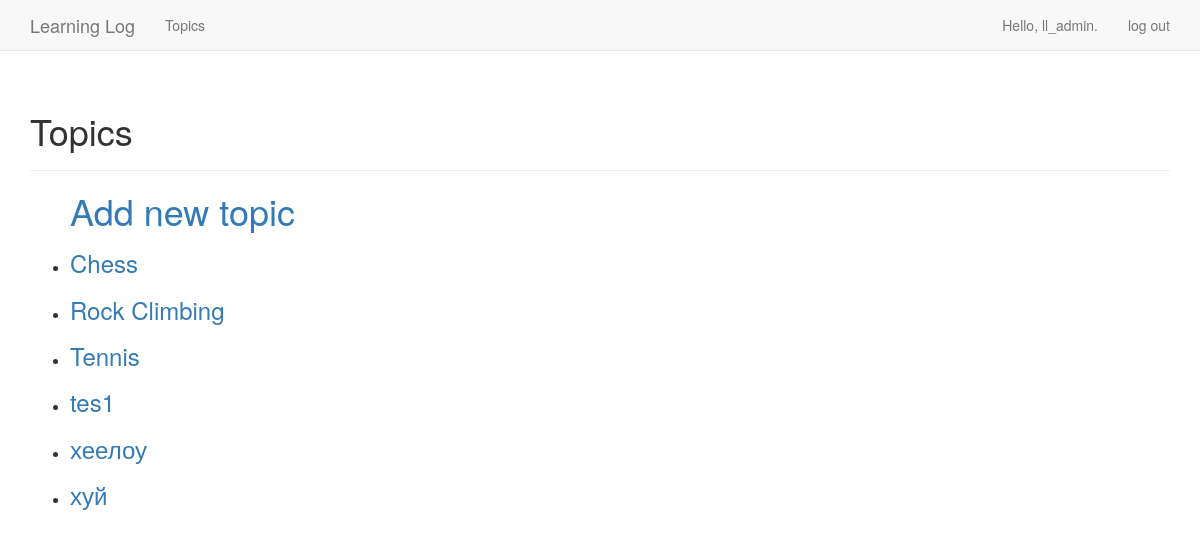
The app's page /topics/ (signed in), older data.
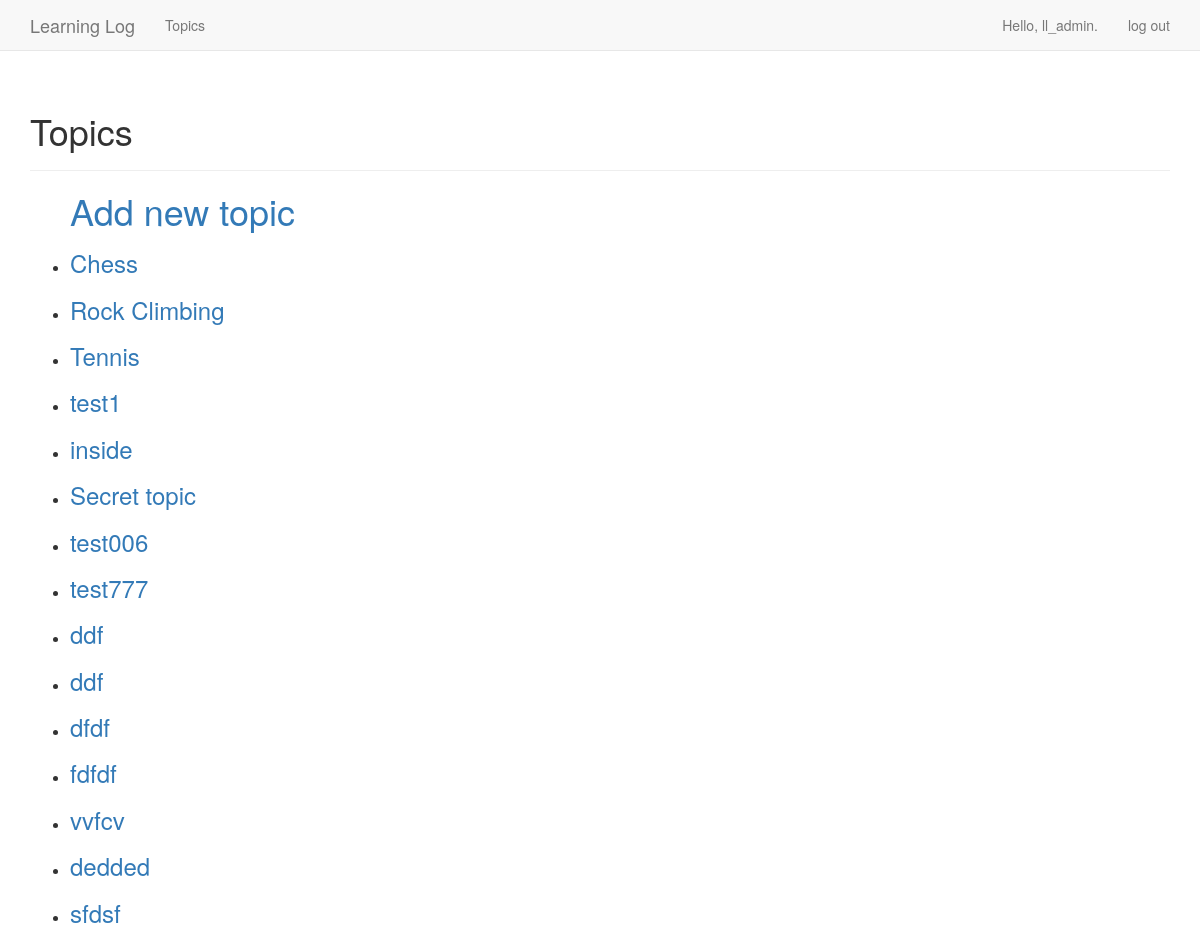
The same page, newer data.
### learning_logs/models.py (models this page shows)
class Topic(models.Model):
    text = models.CharField(max_length=200)
    date_added = models.DateTimeField(auto_now_add=True)
    owner = models.ForeignKey(User, on_delete=models.CASCADE)
    def __str__(self):
        return self.text

### learning_logs/views.py (the view)
# urls.py: url('topics/', views.topics, name='topics'),
@login_required
def topics(request):
    topics = Topic.objects.filter(owner=request.user).order_by('date_added')
    context = {'topics': topics}
    return render(request, 'learning_logs/topics.html', context)

### learning_logs/templates/learning_logs/topics.html
{% extends "learning_logs/base.html" %}
{% block header %} <h1>Topics</h1>
{% endblock header %}
{% block content %}
<ul>
    <h1><a href="{% url 'learning_logs:new_topic' %}">Add new topic </h1>
    {% for topic in topics %}
    <li>
        <h3>
            <a href="{% url 'learning_logs:topic' topic.id %}">{{ topic }}</a>
        </h3>
    </li>
    {% empty %}
    <li>No topics have been added yet.</li>
    {% endfor %}
</ul>
{% endblock content %}

### learning_logs/templates/learning_logs/base.html (shortened to what this page needs)
{% load bootstrap3 %}
<!DOCTYPE html>
<html lang="en">
<head>
    {% bootstrap_css %}
</head>
<body>
<nav class="navbar navbar-default navbar-static-top">
    <div class="container">
        <div class="navbar-header">
            <a class="navbar-brand" href="{% url 'learning_logs:index' %}">
                Learning Log</a>
        </div>
        <div id="navbar" class="navbar-collapse collapse">
            <ul class="nav navbar-nav">
                <li><a href="{% url 'learning_logs:topics' %}">Topics</a></li>
            </ul>
            <ul class="nav navbar-nav navbar-right">
                {% if user.is_authenticated %}
                <li><a>Hello, {{ user.username }}.</a></li>
                <li><a href="{% url 'users:logout' %}">log out</a></li>
                {% else %}
                <li><a href="{% url 'users:register' %}">register</a></li>
                <li><a href="{% url 'users:login' %}">log in</a></li>
                {% endif %}
            </ul>
        </div>
    </div>
</nav>
<div class="container">
    <div class="page-header">
        {% block header %}{% endblock header %}
    </div>
    <div>
        {% block content %}{% endblock content %}
    </div>
</div>
</body>
</html>

Row changes from the older to the newer data that the page shows:
changed Topic: text "tes1" → "test1"
changed Topic: text "хеелоу" → "inside"
changed Topic: text "хуй" → "Secret topic"
added Topic: text "test006"
added Topic: text "test777"
added Topic: text "ddf"
added Topic: text "ddf"
added Topic: text "dfdf"
added Topic: text "fdfdf"
added Topic: text "vvfcv"
added Topic: text "dedded"
added Topic: text "sfdsf"
